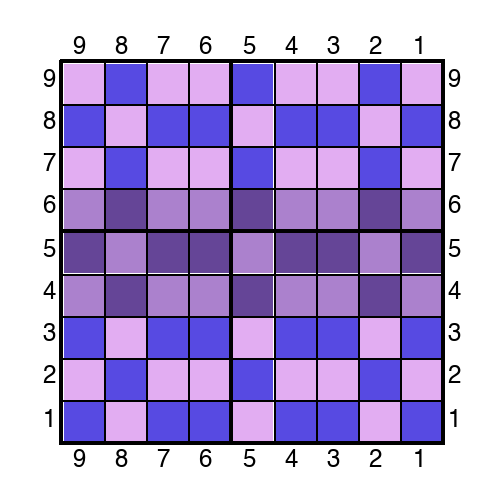
#> input picture sample.png, 500 x 500 px
$ python png_to_xbm.py ../sample.png
#> lines starting #> are read from the running program, lines starting #| are printed output that depends on the picture
from PIL import Image
import argparse
import os
import sys


def parseargs():
    parser = argparse.ArgumentParser()

    parser.add_argument("file", type=str, help="Name of the file to parse into an xbm -- X11 Bitmap")

    parser.add_argument("--output", "-o", type=str, help="Name of the file to save to.")

    return parser.parse_args()

def to_xbm(name: str, img: Image.Image) -> str:
    """ #define hand_width 16
 #define hand_height 16
 #define hand_x_hot 6
 #define hand_y_hot 0
 static unsigned char panPointer_bits[] = {
    0x00, 0x00, 0x80, 0x01, 0x58, 0x0e, 0x64, 0x12, 0x64, 0x52, 0x48, 0xb2,
    0x48, 0x92, 0x16, 0x90, 0x19, 0x80, 0x11, 0x40, 0x02, 0x40, 0x04, 0x40,
    0x04, 0x20, 0x08, 0x20, 0x10, 0x10, 0x20, 0x10 };"""

    pixels = img.load()

    bits = []
    for i in range(img.height):
        for j in range(img.width):
            # print(pixels[j, i])
            r, g, b, a = pixels[j, i]
            bit = 1 - round(float(a) / 255.0)
            bits.append(bit)
            pass
        pass

    bites = []
    for i in range(len(bits) // 8):
        bite = 0
        for j in range(8):
            bite = ((bite) << 1) + bits[i * 8 + j]
            pass
        bites.append(bite)


    return f"""#define {name}_width {img.width}
#define {name}_height {img.height}
#define {name}_x_hot 8
#define {name}_y_hot 8
static unsigned char {name}_bits[] = {"{"}
    {", ".join(list(map(lambda value: f"{value:#04x}", bites)))}
{"}"};"""


if __name__ == "__main__":
    args = parseargs()
    if not os.path.exists(args.file):
        print(f"Cannot find image file {args.file}", file=sys.stderr)
        exit(1)
        pass
    img = Image.open(args.file)
#> img is the input picture: PIL image 500x500 RGBA; mean R, G, B, A 77.4, 59.7, 110.9, 153.5
    scaling = 32.0 / img.width
#> scaling = 0.064
    img = img.resize((round(img.width * scaling), round(img.height * scaling)), resample=Image.Resampling.LANCZOS)
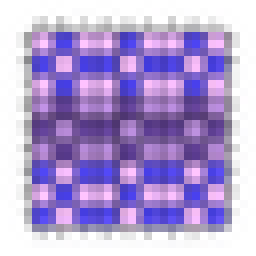
#> img: PIL image 32x32 RGBA (shown 8 times larger); mean R, G, B, A 87, 66.1, 126.4, 153.7; transparent parts drawn white
    name, _ = os.path.splitext(os.path.basename(args.file))
    xbm_text = to_xbm(name, img)
#> after the loop in to_xbm, `for i in range(img.height):`: bits = 1024 values, max 1 at index 0, min 0 at index 132, mean 0.406
#> the loop in to_xbm, `for i in range(len(bits) // 8):` made 128 passes
#> after the loop in to_xbm, `for i in range(len(bits) // 8):`: bites = 128 values, max 255 at index 0, min 0 at index 17, mean 106.4
    print(xbm_text)
#> (printed output is left out)
#> (the run stopped early here; a loop or call above may not have finished)
